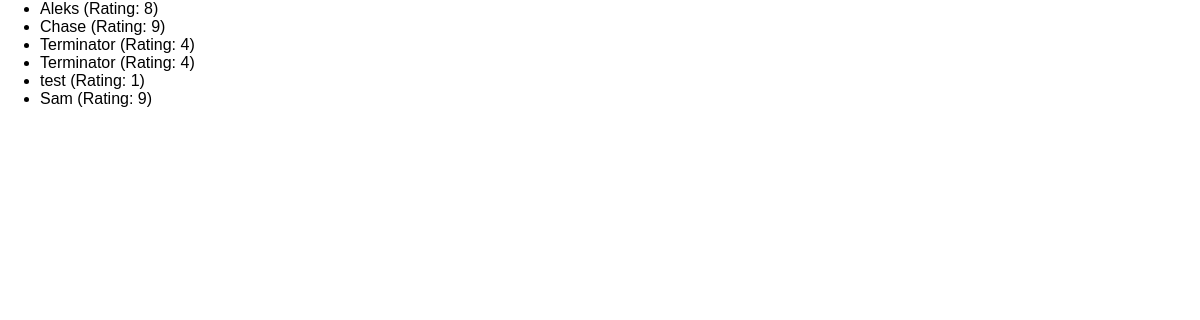
The app's page /reviews with its own data.
### reviews/models.py (models this page shows, shortened)
class Feedback(models.Model):
    user_name = models.CharField(max_length=100)
    review_text = models.TextField(max_length=200)
    rating = models.IntegerField()

### reviews/views.py (the view)
# urls.py: path('reviews', views.ReviewList.as_view()),
class ReviewList(ListView):
    template_name = 'reviews/review_list.html'
    model = Feedback
    context_object_name = 'reviews'
    def get_queryset(self):
        base_query = super().get_queryset()
        data = base_query.filter(rating__lt=10)
        return data

### reviews/templates/reviews/review_list.html (shortened to what this page needs)
{% extends 'reviews/base.html' %}
{% block content %}
    <ul>
        {% for review in reviews %}
            <li>{{ review.user_name }} (Rating: {{ review.rating }})</li>
        {% endfor %}
    </ul>
{% endblock %}

### reviews/static/reviews/styles.css (style rules this page uses)
body { font-family: sans-serif; margin: 0; }

### records on screen
Feedback: user_name "Aleks", rating "8"
Feedback: user_name "Chase", rating "9"
Feedback: user_name "Terminator", rating "4"
Feedback: user_name "Terminator", rating "4"
Feedback: user_name "test", rating "1"
Feedback: user_name "Sam", rating "9"
